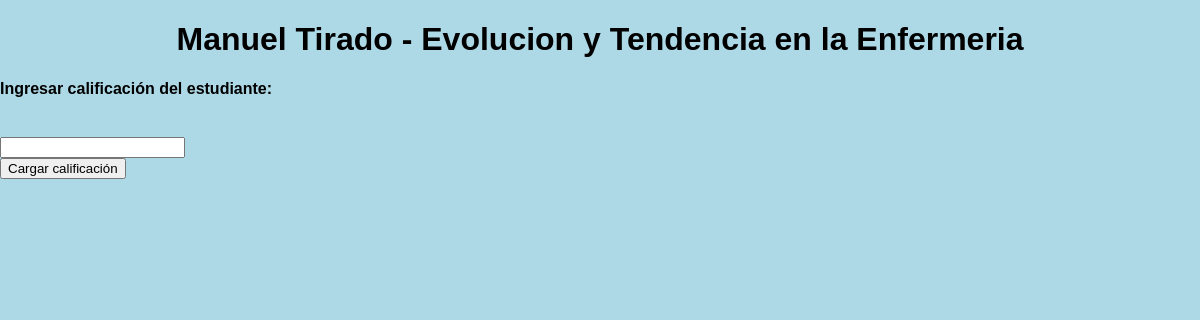
The app's page /carga_notas/1/1369 with its own data.
### inscripcion.py (models this page shows, shortened)
class Estudiante(db.Model):
    cod_estudiante = db.Column(db.Integer, primary_key=True, autoincrement=True)
    nombre = db.Column(db.String(200), nullable=False)
    cedula = db.Column(db.Integer)
    nacimiento = db.Column(db.DateTime)
    telefono = db.Column(db.Integer)
    correo = db.Column(db.String(200), nullable=False)
    fecha_inscripcion = db.Column(db.DateTime, default=datetime.utcnow)
    direccion = db.Column(db.String(200), nullable=False)
    forma_ingreso = db.Column(db.String(200), nullable=False)

class Asignatura(db.Model):
    cod_asig = db.Column(db.Integer, primary_key=True)
    nombre = db.Column(db.String(200), nullable=False)
    unidad_creditos = db.Column(db.Integer)

### inscripcion.py (the view)
@app.route('/carga_notas/<int:idEst>/<int:idAsig>', methods=['GET', 'POST'])
def cargar_nota(idEst,idAsig):
    estudiante =  Estudiante.query.get_or_404(idEst)
    asignatura = Asignatura.query.get_or_404(idAsig)
    cursando = Cursando.query.filter_by(cod_estudiante=estudiante.cod_estudiante, cod_asig=asignatura.cod_asig).first()
    if request.method == 'POST':
        nota = int(request.form['CARGA'])
        calificacion = Calificacion(idEst,idAsig,nota)
        try:
            db.session.add(calificacion)
            db.session.commit()
            db.session.delete(cursando)
            db.session.commit()
            return redirect('/')
        except Exception as e:
             print(e)
             return 'Hubo un problema actualizando la calificación: ' + str(e)
    else:
        return render_template('cargar_notas.html', estudiante=estudiante, asignatura=asignatura)

### templates/cargar_notas.html (shortened to what this page needs)
{% extends 'base.html' %}
{% block body %}
<div class="container">
    <h1 style="text-align: center">{{estudiante.nombre}} - {{asignatura.nombre}}</h1>
    <h4>Ingresar calificación del estudiante:</h4>
    <br>
    <form id="cargaNotas" method="POST" action="/carga_notas/{{estudiante.cod_estudiante}}/{{asignatura.cod_asig}}">
        <div>
            <input type="number" name="CARGA" id="CARGA" >
        </div>
        <button class="button" type="submit">Cargar calificación</button>
    </form>
</div>
{% endblock %}

### static/css/main.css (style rules this page uses)
body, html { margin: 0; font-family: sans-serif; background-color: lightblue; }

### records on screen
Estudiante: nombre "Manuel Tirado"
Asignatura: nombre "Evolucion y Tendencia en la Enfermeria"
